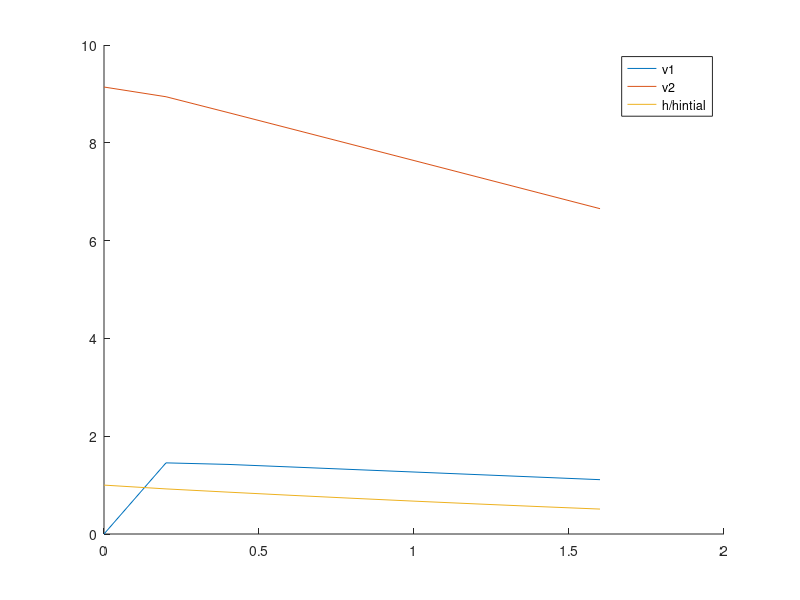

The MATLAB source for this figure:
%Reatardant Drop Matlab Script (Bernoullis theorem)

clear;
clc;

%Step Size,intialisation 
t_step=0.2;
t=0;

%Paramaterisation 
V_gallons=3000; %Volume Gallons 
V_m3=V_gallons/222; %Volume m^3
rho_retardant=1078.44; %Density of retardant
g = 9.81; %Gravitational constant

%Tank Dimensions 
r=1;    %Raduis Tank
l=(V_m3)/(pi*r^2);  %Height of Cylnider 
A_t= pi*r^2; %Area tank base
A_e=0.5; %cross sectional area of the exit
h = l;

%Bernoullis
Ptop = 0;
Pbot = 0;
del_Pinitial = Ptop - Pbot;   %Ptop-Pbot

h_initial=l*0.99; %height from top of retardant to tank exit
h=h_initial;
h_delta=0;

v_1initial=0; %velocity at top of tank
v_2_initial = sqrt((2*del_Pinitial)/(rho_retardant) + 2*g*h + v_1initial^2); %Benoullis 

m_dot=rho_retardant*A_e*v_2_initial;

i = 1
v_1(i)=v_1initial; %Velocity at top 
v_2(i)=v_2_initial; %velocity at bottom of tank
del_P(i)=del_Pinitial;
h_per(i) = h/h_initial;
for i = 2:9 %works with the current time step until i = 8
    t(i) = t(i-1)+t_step;

    del_h = (v_2(i-1)*A_e*t_step)/(A_t); %change in height 
    h(i) = h(i-1) - del_h; %new height
    h_per(i) = h(i)/l; %dimensionless h

    v_1(i) = del_h/t_step;  %Height at top
    v_2(i) = sqrt((2*del_P(i-1))/(rho_retardant) + 2*g*h(i) + v_1(i)^2);
    del_v = v_2(i)-v_1(i);

    Cp = 0.5*rho_retardant*(del_v)^2-rho_retardant*g*h(i); %Pressure variation with del 
    del_P(i) = Cp;

    Ptop(i) = Pbot + Cp; %Pbot always 0, Ptop = Cp. Reagrange from DelP = Ptop - Pbot.

    if Ptop(i) < 0 
        Ptop(i) = Ptop(i) - Cp; %Ball Park Estimate 

    else 
       Ptop(i) = Ptop(i) + Cp;
    end
   
    del_P(i) = del_P(i-1) + Ptop(i);
    m_dot(i)=rho_retardant*A_e*v_2(i);
end

hold on
plot (t,v_1)
plot (t,v_2)
plot (t, h_per)
hold off

legend('v1','v2','h/hintial')

% plot (t,Ptop)

